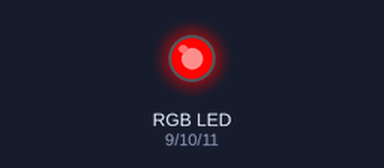
Recording of a sketch running on a simulated Arduino Uno, built with avr-gcc and run on an emulated ATmega328P. On the bench: an RGB LED mixed from three pins (HIGH = lit). Dim RGB values are drawn brighter than linear.

Above: at 0.05 s.
At 0.9 s:
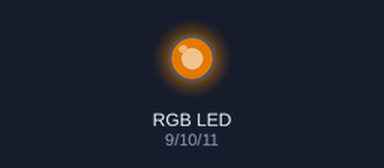
At 1.8 s:
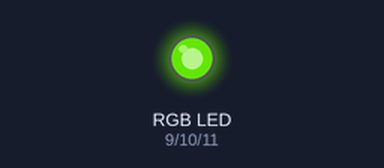
At 3.6 s:
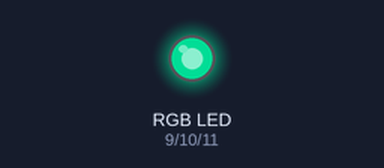
At 5.4 s:
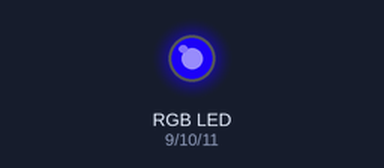
At 7.2 s:
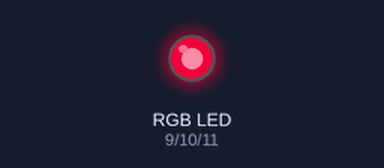
Timing chart, 0 to 10.0 s (numbered marks = the images above):
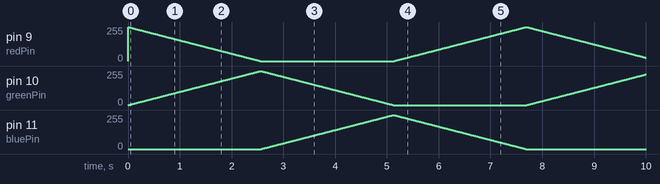

The sketch:

rgb-pwm.ino
```cpp
/*
 * Project: RGB LED Control with PWM
 * Author: Md Akhinoor Islam
 * ESE (Energy Science and Engineering), KUET
 * Description: Smoothly change colors of RGB LED using PWM
 */

const int redPin = 9;
const int greenPin = 10;
const int bluePin = 11;

void setup() {
  pinMode(redPin, OUTPUT);
  pinMode(greenPin, OUTPUT);
  pinMode(bluePin, OUTPUT);
}

void loop() {
  // Red to Green
  for (int i = 0; i <= 255; i++) {
    analogWrite(redPin, 255 - i);   // Red fades out
    analogWrite(greenPin, i);       // Green fades in
    delay(10);
  }

  // Green to Blue
  for (int i = 0; i <= 255; i++) {
    analogWrite(greenPin, 255 - i); // Green fades out
    analogWrite(bluePin, i);        // Blue fades in
    delay(10);
  }

  // Blue to Red
  for (int i = 0; i <= 255; i++) {
    analogWrite(bluePin, 255 - i);  // Blue fades out
    analogWrite(redPin, i);         // Red fades in
    delay(10);
  }
}
```
